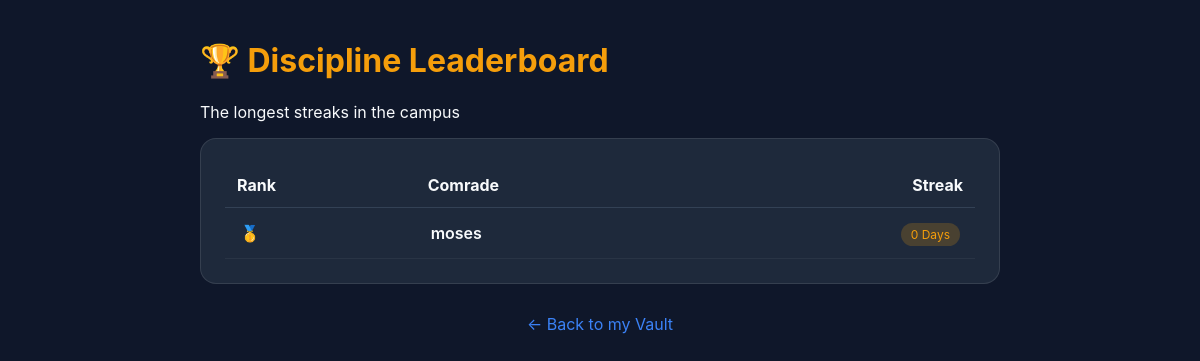
The page /leaderboard on the database as committed earlier.
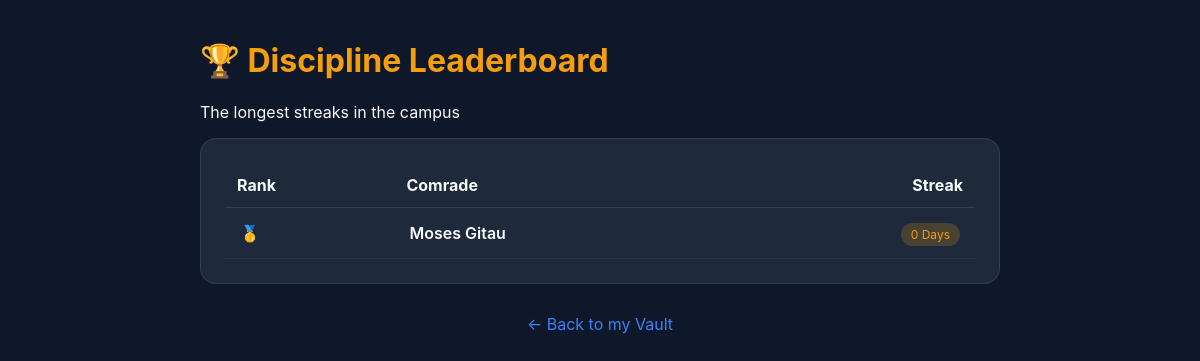
The same page on the database as committed later.
### tables this page shows
CREATE TABLE students (
    id INTEGER PRIMARY KEY AUTOINCREMENT,
    name TEXT,
    email TEXT UNIQUE,
    password TEXT,
    usable_balance REAL DEFAULT 0,
    sealed_balance REAL DEFAULT 0,
    emergency_fund REAL DEFAULT 0,
    daily_rate REAL DEFAULT 0,
    days_in_plan INTEGER,
    streak INTEGER DEFAULT 0,
    last_day TEXT,
    parent_pin TEXT DEFAULT '1234',
    reset_token TEXT
);

### app.py (the view)
@app.route("/leaderboard")
def leaderboard():
    cursor.execute("SELECT name, streak FROM students ORDER BY streak DESC LIMIT 10")
    top_comrades = cursor.fetchall()
    return render_template("leaderboard.html", top_comrades=top_comrades)

### app.py (called while the page is built)
@app.before_request
def session_guard():
    student_id = session.get("student_id")
    if student_id:
        cursor.execute("SELECT id FROM students WHERE id = ?", (student_id,))
        if cursor.fetchone() is None:
            session.clear()
            flash("System synchronized. Please log in again.")

### templates/leaderboard.html (shortened to what this page needs)
<!DOCTYPE html>
<html lang="en">
<head>
    <link rel="stylesheet" href="{{ url_for('static', filename='style.css') }}">
</head>
<body>
    <div class="container">
        <header>
            <h1 style="color: var(--accent-gold);">🏆 Discipline Leaderboard</h1>
            <p>The longest streaks in the campus</p>
        </header>
        <div class="card full">
            <table style="width: 100%; border-collapse: collapse;">
                <thead>
                    <tr style="border-bottom: 1px solid #334155; color: var(--text-muted);">
                        <th style="text-align: left; padding: 12px;">Rank</th>
                        <th style="text-align: left; padding: 12px;">Comrade</th>
                        <th style="text-align: right; padding: 12px;">Streak</th>
                    </tr>
                </thead>
                <tbody>
                    {% for comrade in top_comrades %}
                    <tr style="border-bottom: 1px solid rgba(255,255,255,0.05);">
                        <td style="padding: 15px;">
                            {% if loop.index == 1 %}🥇{% elif loop.index == 2 %}🥈{% elif loop.index == 3 %}🥉{% else
                            %}{{ loop.index }}{% endif %}
                        </td>
                        <td style="padding: 15px; font-weight: 600;">{{ comrade.name }}</td>
                        <td style="padding: 15px; text-align: right;">
                            <span class="badge">{{ comrade.streak }} Days</span>
                        </td>
                    </tr>
                    {% endfor %}
                </tbody>
            </table>
        </div>
        <div style="text-align: center; margin-top: 30px;">
            <a href="/dashboard" style="color: var(--accent-blue); text-decoration: none;">&larr; Back to my Vault</a>
        </div>
    </div>
</body>
</html>

Rows that differ between the two databases and show on the page:
changed students: name "moses" → "Moses Gitau"
